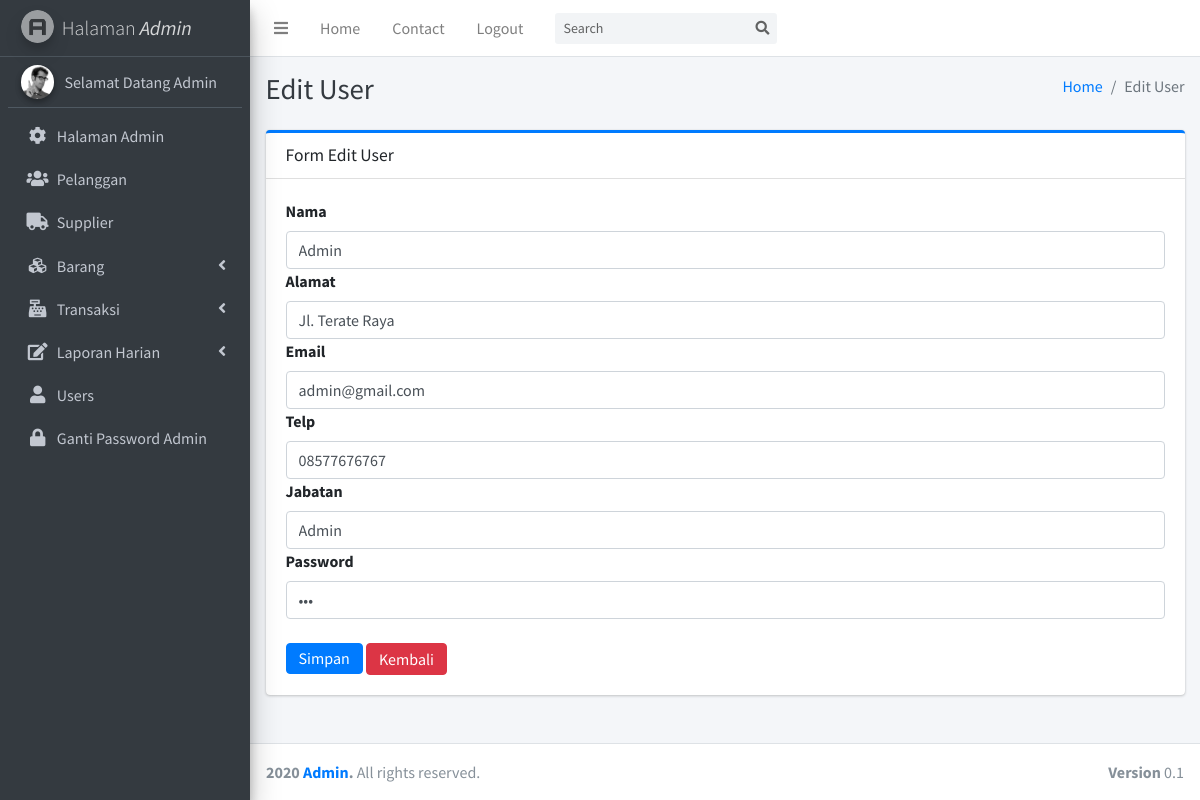
Screenshot of /index.php?page=edit_user&id=1 (signed in) with the database file from the repository.
### tables this page shows
CREATE TABLE `user` (
  `id` int(11) NOT NULL,
  `nama` varchar(50) NOT NULL,
  `alamat` varchar(50) NOT NULL,
  `email` varchar(50) NOT NULL,
  `telp` varchar(50) NOT NULL,
  `jabatan` varchar(50) NOT NULL,
  `password` varchar(50) NOT NULL
);

### page/edit_user.php (the view, shortened to what this page needs)
<div class="content-wrapper">
  <div class="content-header">
    <div class="container-fluid">
      <div class="row mb-2">
        <div class="col-sm-6">
          <h1 class="m-0 text-dark">Edit User</h1>
        </div>
        <div class="col-sm-6">
          <ol class="breadcrumb float-sm-right">
            <li class="breadcrumb-item"><a href="#">Home</a></li>
            <li class="breadcrumb-item active">Edit User</li>
          </ol>
        </div>
      </div>
    </div>
  </div>
  <section class="content">
    <div class="container-fluid">
  <section class="content">
    <div class="row">
      <div class="col-md-12">
        <div class="card card-outline card-primary">
          <div class="card-header">
            <h3 class="card-title">
              Form Edit User
            </h3>
          </div>
          <div class="card-body pad">
          <?php
            if(isset($_GET['id'])){
              $id = $_GET['id'];
              $select = mysqli_query($koneksi, "SELECT * FROM user WHERE id='$id'") or die(mysqli_error($koneksi));
              if(mysqli_num_rows($select) == 0){
                echo '<div class="alert alert-warning">ID tidak ada dalam database.</div>';
                exit();
              }else{
                $data = mysqli_fetch_assoc($select);
              }
            }
          ?>
            <form method="post" action="">
              <div>
                <label>Nama</label>
                <input class="form-control" type="text" name="nama" placeholder="Nama"
                value="<?php echo $data['nama']; ?>">
              </div>
              <div>
              <div>
                <label>Alamat</label>
                <input class="form-control" type="text" name="alamat" placeholder="Alamat"
                value="<?php echo $data['alamat']; ?>">
              </div>
              <div>
                <label>Email</label>
                <input class="form-control" type="email" name="email" placeholder="Email"
                value="<?php echo $data['email']; ?>">
              </div>
              <div>
                <label>Telp</label>
                <input class="form-control" type="text" name="telp" placeholder="Telp"
                value="<?php echo $data['telp']; ?>">
              </div>
              <div>
                <label>Jabatan</label>
                <input class="form-control" type="text" name="jabatan" placeholder="Jabatan"
                value="<?php echo $data['jabatan']; ?>">
              </div>
              <div>
                <label>Password</label>
                <input class="form-control" type="password" name="password" placeholder="Password"
                value="<?php echo $data['password']; ?>">
              </div><br>
              <div>
                <button type="submit" name="simpan" class="btn btn-primary" style="line-height: 17px;" value="simpan">Simpan</button>
                <a class="btn btn-danger" style="line-height: 18px;" href="?page=user">Kembali</a>
              </div>
            </form>
          </div>
        </div>
      </div>
    </div>
  </section>
</div>
    </div>
</div>

### rows the page displays
user: nama "Admin", alamat "Jl. Terate Raya", email "admin@gmail.com", telp "08577676767", jabatan "Admin"

### other values shown
$_SESSION['user_level'] "Admin"
